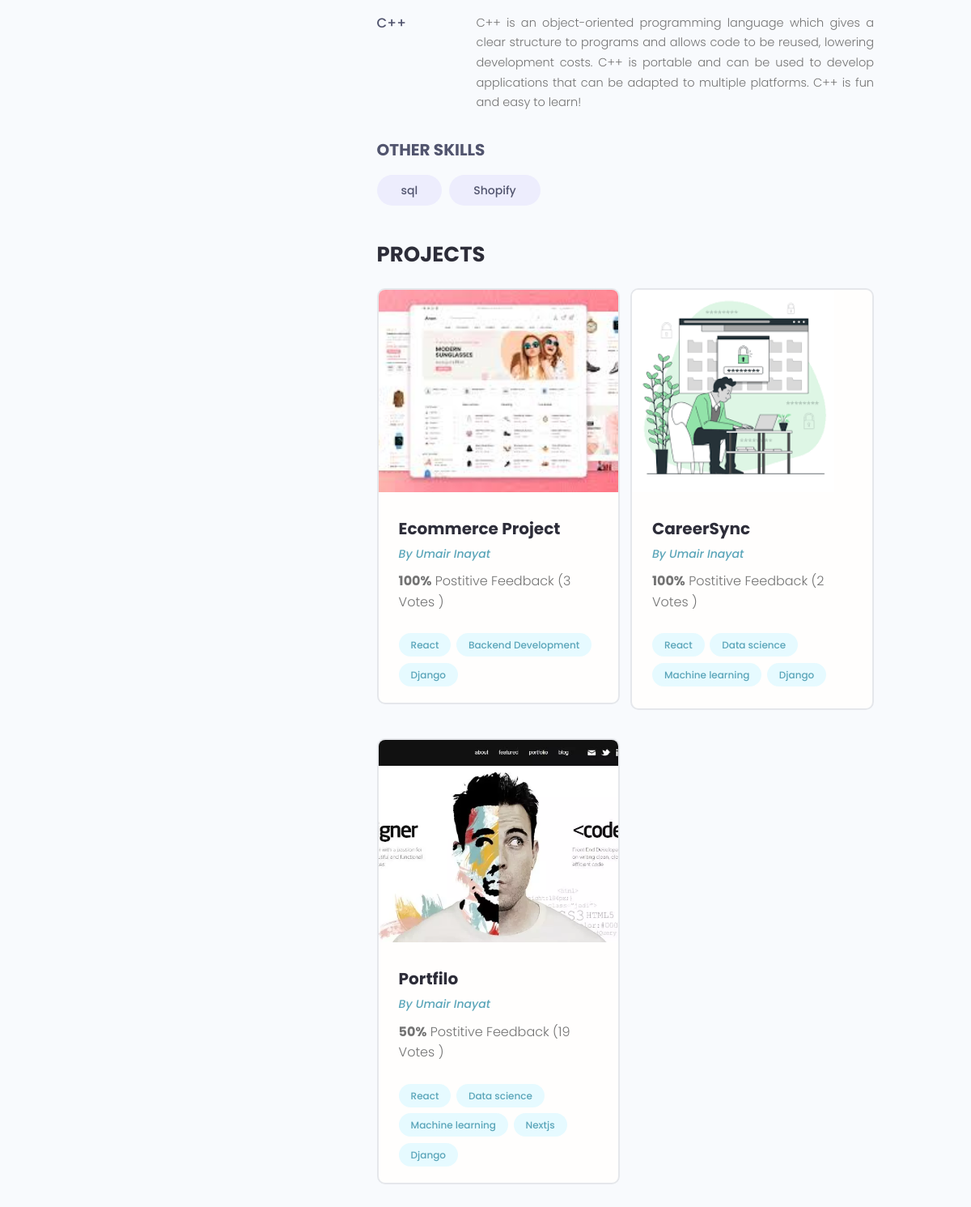
The app's page /profile/ee157f93-7730-47b6-887d-ddea73f6f43d (lower part), older data.
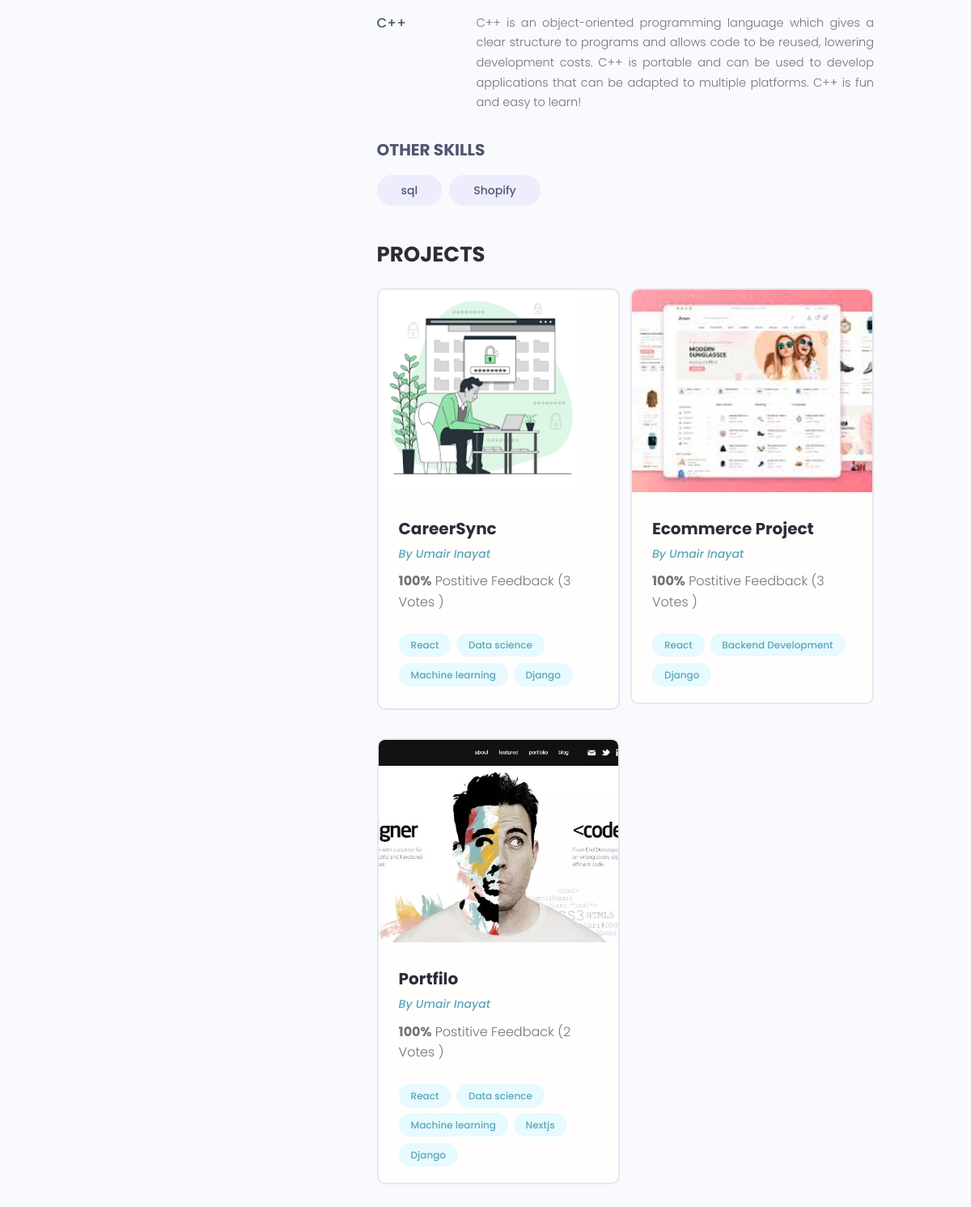
The same page, newer data.
### users/models.py (models this page shows, shortened)
class Skill(models.Model):
    owner = models.ForeignKey(Profile, on_delete=models.CASCADE, null=True, blank= True)
    name = models.CharField(max_length=200)
    description = models.TextField(null=True, blank= True)
    created = models.DateTimeField(auto_now_add= True)
    id = models.UUIDField(default=uuid.uuid4, unique= True, primary_key= True, editable=False)
    def __str__(self):
        return self.name

class Profile(models.Model):
    user = models.OneToOneField(User, on_delete=models.CASCADE, null=True,blank= True )
    name = models.CharField(max_length=200, null=True)
    email = models.EmailField(max_length=500, null=True)
    username = models.CharField(max_length=200, null=True)
    location= models.CharField(max_length=200, null=True)
    short_intro = models.CharField(max_length=200, null=True, blank= True )
    profile_image = models.ImageField( null=True, blank= True , upload_to='profiles' , default="profiles/pro.png")
    social_github = models.CharField(max_length=200, null=True, blank= True )
    social_twitter = models.CharField(max_length=200, null=True, blank= True )
    social_linkedin = models.CharField(max_length=200, null=True, blank= True )
    social_stackoverflow = models.CharField(max_length=200, null=True, blank= True )
    description = models.TextField(blank=True)
    bio = models.TextField(max_length=500,blank=True, null=True),
    social_website = models.CharField(max_length=200, null=True, blank= True )
    id = models.UUIDField(default=uuid.uuid4, unique=True,
                        primary_key=True, editable=False)

### projects/models.py (models this page shows, shortened)
class Project(models.Model):
    owner = models.ForeignKey(Profile, null=True, blank = True, on_delete=models.SET_NULL)
    title = models.CharField(max_length=200)
    description = models.TextField(null=True, blank = True)
    featured_image = models.ImageField(null=True, blank = True, default="default.jpg")
    technology = models.CharField(max_length=20)
    tag = models.ManyToManyField('Tag', blank= True)
    vote_total = models.IntegerField(default=0, null = True)
    vote_ratio = models.IntegerField(default=0, null = True)
    demo_link = models.CharField(max_length=2000,null=True, blank = True )
    source_link = models.CharField(max_length=2000,null=True, blank = True )
    created = models.DateTimeField(auto_now_add= True)
    id = models.UUIDField(default=uuid.uuid4, unique= True, primary_key= True, editable=False)
    class Meta:
        ordering = ['-vote_ratio', '-vote_total', 'title']

class Tag(models.Model):
    name = models.CharField(max_length=200)
    created = models.DateTimeField(auto_now_add= True)
    id = models.UUIDField(default=uuid.uuid4,
                        unique= True, primary_key= True, editable=False)
    def __str__(self):
        return self.name

### users/views.py (the view)
def userProfile(request, pk):
    profile = Profile.objects.get(id = pk)
    topSkills= profile.skill_set.exclude(description__exact="")
    otherSkills =  profile.skill_set.filter(description="")
    context = {'profile': profile , 'topSkills': topSkills, 'otherSkill':otherSkills}
    return render(request, 'users/user-profile.html', context)

### users/templates/users/user-profile.html (shortened to what this page needs)
{% extends 'main.html' %}
{% block content %}
<main class="profile my-md">
    <div class="container">
        <div class="layout">
            <div class="column column--1of3">
            </div>
            <div class="column column--2of3">
                <div class="devInfo">
                    <div class="devInfo__skills">
                        {% for skill in topSkills  %}
                        <div class="devSkill">
                            <h4 class="devSkill__title">{{skill.name}}</h4>
                            <p class="devSkill__info">{{skill.description}}</p>
                        </div>
                        {% endfor %}
                        <h3 class="devInfo__subtitle">Other Skills</h3>
                        <div class="devInfo__otherSkills">
                            {% for skill in otherSkill  %}
                            <span class="tag tag--pill tag--sub tag--lg">
                                <small>{{skill}}</small>
                            </span>
                            {% endfor %}
                        </div>
                    </div>
                </div>
                <div class="devInfo">
                    <h3 class="devInfo__title">Projects</h3>
                    <div class="grid grid--two">
                        {% for project in profile.project_set.all  %}
                        <div class="column">
                            <div class="card project">
                                <a href=" {% url 'project' project.id %} " class="project">
                                    <img class="project__thumbnail" src=" {{project.featured_image.url}}" alt="project thumbnail" />
                                    <div class="card__body">
                                        <h3 class="project__title">{{ project.title }}</h3>
                                        <p><a class="project__author" href="{% url 'user-profile' project.owner.id %}">By {{ project.owner.name }}</a></p>
                                        <p class="project--rating">
                                            <span style="font-weight: bold;">{{ project.vote_ratio }}%</span> Postitive
                                            Feedback ({{project.vote_total}} Vote{{project.vote_total | pluralize:"s"}} )
                                        </p>
                                        <div class="project__tags">
                                            {% for tag in project.tag.all%}
                                            <span class="tag tag--pill tag--main">
                                                <small>{{tag}}</small>
                                            </span>
                                            {% endfor %}
                                        </div>
                                    </div>
                                </a>
                            </div>
                        </div>
                        {% endfor %}
                    </div>
                </div>
            </div>
        </div>
    </div>
</main>
{% endblock content %}

Row changes from the older to the newer data that the page shows:
changed Project "CareerSync": vote_total "2" → "3"; moves up the list
changed Project "Portfilo": vote_ratio "50" → "100"; vote_total "19" → "2"
